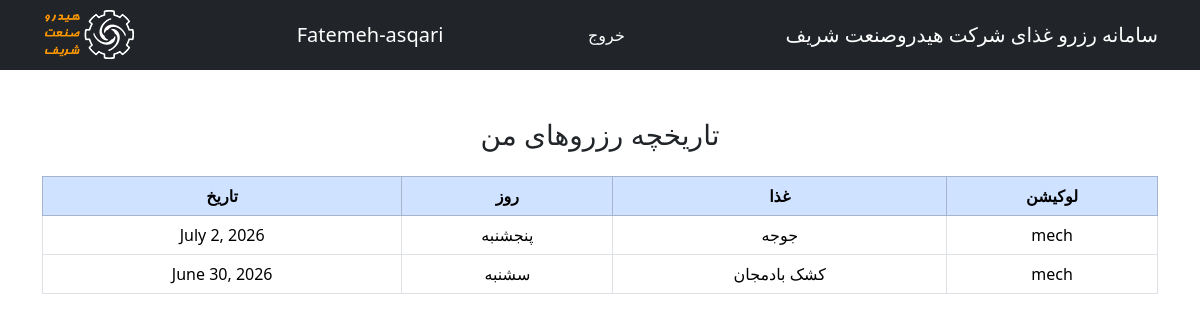
Screenshot of /account/my_reservation (signed in) with the database file from the repository.
### accounts/models.py (models this page shows, shortened)
class Reservation(models.Model):
    employee=models.ForeignKey(Employees,on_delete=models.CASCADE)
    menu=models.ForeignKey(FoodMenu,on_delete=models.CASCADE)
    reserve_date=models.DateField(default=timezone.now)
    reserved_by=models.ForeignKey(User,on_delete=models.SET_NULL,null=True,blank=True)

class FoodMenu(models.Model):
    DAY_CHOICES=[(5,'شنبه'),(6,'یکشنبه'),(0,'دوشنبه'),(1,'سه‌شنبه'),(2,'چهارشنبه'),(3,'پنجشنبه')]
    LOCATION_CHOISES=[('sanat','صنعت'),('golchin','گلچین'),('mech','مکانیک')]
    location=models.CharField(max_length=30 , choices=LOCATION_CHOISES)
    day=models.CharField(max_length=20,choices=DAY_CHOICES)
    food=models.CharField(max_length=50)
    date=models.DateField(default=timezone.now)
    price=models.IntegerField(default=0)

### accounts/views.py (the view)
# urls.py: path('my_reservation',views.employee_report,name='my_reservations'),
@login_required
def employee_report(request):
    employee = Employees.objects.get(user=request.user)
    reservations =Reservation.objects.filter(employee=employee).select_related('menu').order_by('-menu__date')
    return render(request, 'accounts/my_reservations.html', {
        'reservations': reservations
    })

### templates/accounts/my_reservations.html
{% load static %}
<link
  rel="stylesheet"
  href="https://cdn.jsdelivr.net/npm/bootstrap@5.3.3/dist/css/bootstrap.rtl.min.css"
/>
<nav class="navbar navbar-dark bg-dark">
  <div class="container">
    <img src="{% static 'images/logo.png' %}" alt="" />
    <div class="navbar-brand">{{user.username}}</div>
    <div class="header_item">
      <a href="{% url 'logout' %}" style="color: white; text-decoration: none"
        >خروج</a
      >
    </div>
    <span class="navbar-brand">سامانه رزرو غذای شرکت هیدروصنعت شریف</span>
  </div>
</nav>
<div class="container mt-5">
  <h3 class="mb-4 text-center">تاریخچه رزروهای من</h3>
  <table class="table table-bordered table-hover text-center align-middle">
    <thead class="table-primary">
      <tr>
        <th>تاریخ</th>
        <th>روز</th>
        <th>غذا</th>
        <th>لوکیشن</th>
      </tr>
    </thead>
    <tbody>
      {% for reservation in reservations %}
      <tr>
        <td>{{ reservation.menu.date }}</td>
        <td>{{ reservation.menu.day }}</td>
        <td>{{ reservation.menu.food }}</td>
        <td>{{ reservation.menu.location }}</td>
      </tr>
      {% empty %}
      <tr>
        <td colspan="4">هیچ رزروی ثبت نشده است.</td>
      </tr>
      {% endfor %}
    </tbody>
  </table>
</div>

### rows the page displays
Reservation: menu "July 2, 2026", menu.day "پنجشنبه", menu.food "جوجه", menu.location "mech"
Reservation: menu "June 30, 2026", menu.day "سشنبه", menu.food "کشک بادمجان", menu.location "mech"

### other values shown
{{ user.username }} "Fatemeh-asqari"
